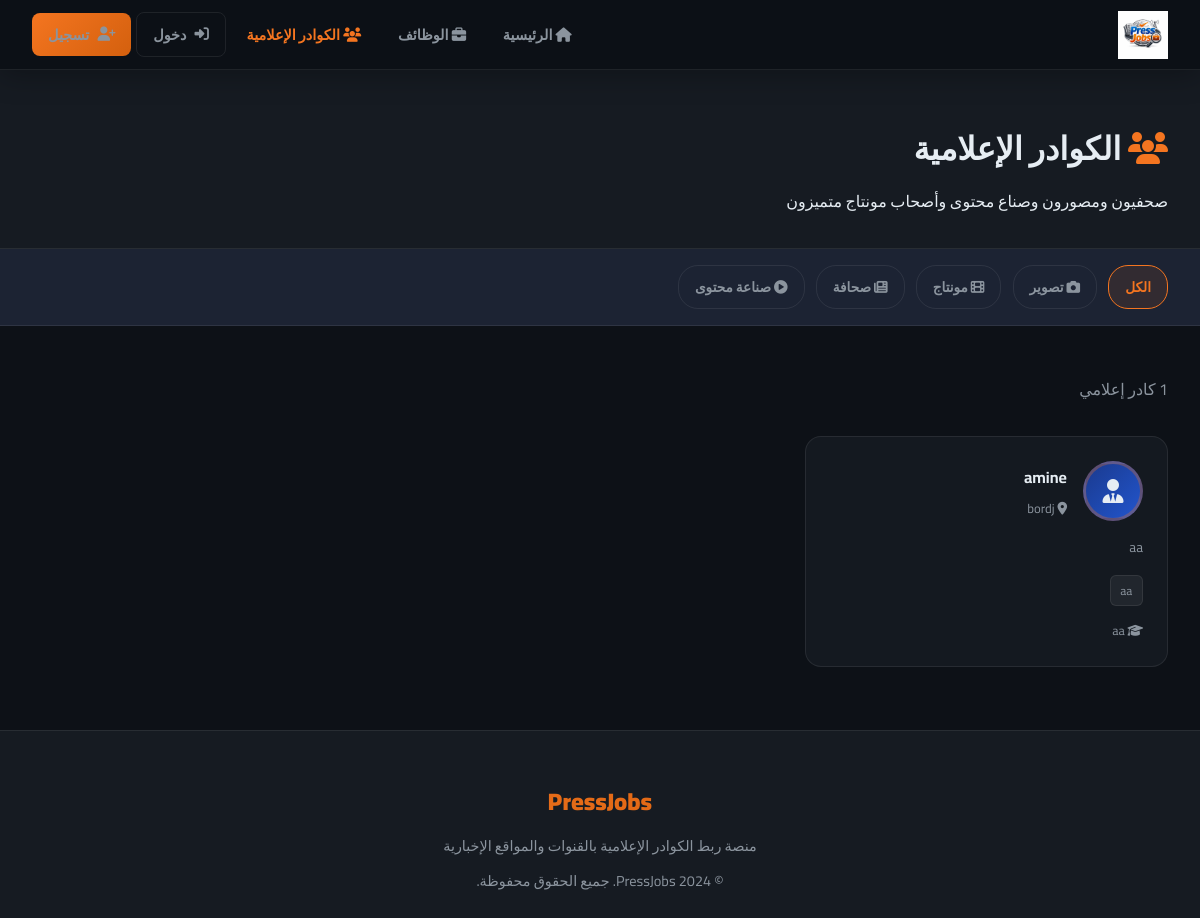
Before: /journalists with the older database file.
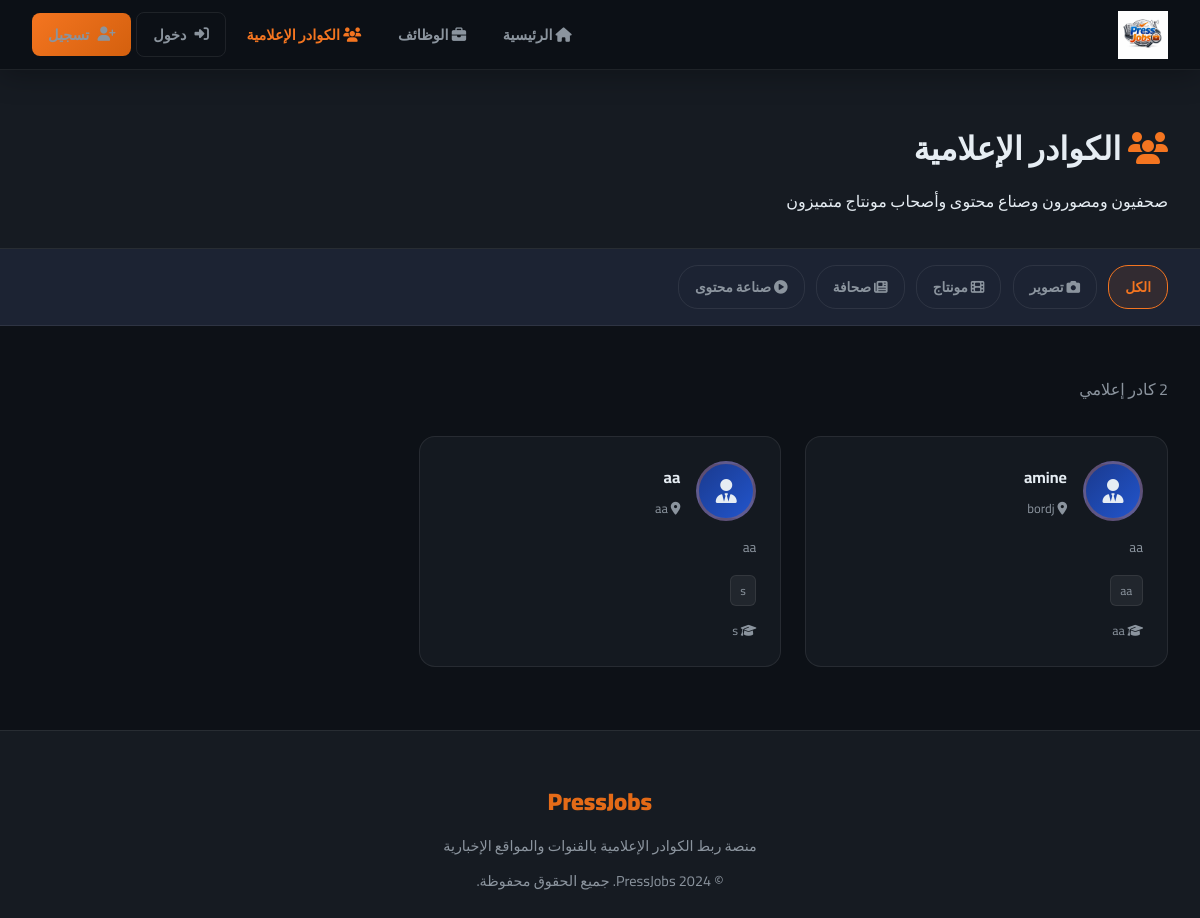
After: the same page with the newer database file.
### tables this page shows
CREATE TABLE users (
        id INTEGER PRIMARY KEY AUTOINCREMENT,
        name TEXT NOT NULL,
        email TEXT UNIQUE NOT NULL,
        password TEXT NOT NULL,
        account_type TEXT NOT NULL,
        bio TEXT,
        location TEXT,
        skills TEXT,
        education TEXT,
        experience TEXT,
        profile_image TEXT,
        created_at TEXT DEFAULT CURRENT_TIMESTAMP
    , last_name TEXT, gender TEXT, civil_status TEXT, specialty TEXT, years_experience TEXT, preferred_channels TEXT, extra_skills TEXT, cv_filename TEXT, intro_video TEXT, article_links TEXT);

### app.py (the view)
@app.route('/journalists')
def journalists():
    conn = get_db()
    category = request.args.get('category', '')
    query = "SELECT * FROM users WHERE account_type='journalist'"
    params = []
    if category:
        query += ' AND skills LIKE ?'
        params.append(f'%{category}%')
    users = conn.execute(query, params).fetchall()
    conn.close()
    return render_template('journalists.html', journalists=users, category=category)

### app.py (called while the page is built)
def get_db():
    conn = sqlite3.connect(DB_PATH)
    conn.row_factory = sqlite3.Row
    return conn

### templates/journalists.html (shortened to what this page needs)
{% extends 'base.html' %}
{% block content %}
<div class="page-header">
    <div style="max-width:1200px;margin:0 auto">
        <h1><i class="fas fa-users" style="color:var(--orange)"></i> الكوادر الإعلامية</h1>
        <p>صحفيون ومصورون وصناع محتوى وأصحاب مونتاج متميزون</p>
    </div>
</div>
<div class="filter-bar">
    <a href="/journalists" {% if not category %}class="active"{% endif %}>الكل</a>
    <a href="/journalists?category=تصوير" {% if category=='تصوير' %}class="active"{% endif %}><i class="fas fa-camera"></i> تصوير</a>
    <a href="/journalists?category=مونتاج" {% if category=='مونتاج' %}class="active"{% endif %}><i class="fas fa-film"></i> مونتاج</a>
    <a href="/journalists?category=صحافة" {% if category=='صحافة' %}class="active"{% endif %}><i class="fas fa-newspaper"></i> صحافة</a>
    <a href="/journalists?category=محتوى" {% if category=='محتوى' %}class="active"{% endif %}><i class="fas fa-play-circle"></i> صناعة محتوى</a>
</div>
<div class="journalists-layout">
    {% if journalists %}
    <p style="color:var(--text-muted);margin-bottom:2rem">{{ journalists|length }} كادر إعلامي</p>
    <div class="grid-3">
    {% for j in journalists %}
    <a href="/profile/{{ j.id }}" class="journalist-card">
        <div class="jc-header">
            <div class="jc-avatar"><i class="fas fa-user-tie"></i></div>
            <div>
                <div class="jc-name">{{ j.name }}</div>
                {% if j.location %}<div class="jc-location"><i class="fas fa-map-marker-alt"></i> {{ j.location }}</div>{% endif %}
            </div>
        </div>
        {% if j.bio %}<p class="jc-bio">{{ j.bio }}</p>{% endif %}
        {% if j.skills %}
        <div class="jc-skills">
            {% for skill in j.skills.split(',')[:4] %}
            <span class="skill-dot">{{ skill.strip() }}</span>
            {% endfor %}
        </div>
        {% endif %}
        {% if j.education %}
        <div style="margin-top:0.8rem;font-size:0.78rem;color:var(--text-muted)"><i class="fas fa-graduation-cap"></i> {{ j.education[:50] }}</div>
        {% endif %}
    </a>
    {% endfor %}
    </div>
    {% else %}
    <div style="text-align:center;padding:5rem;color:var(--text-muted)">
        <i class="fas fa-users" style="font-size:4rem;opacity:0.2;margin-bottom:1rem"></i>
        <p>لا توجد كوادر إعلامية مسجلة بعد</p>
        <a href="/register" class="btn btn-primary" style="margin-top:1rem">سجّل الآن</a>
    </div>
    {% endif %}
</div>
{% endblock %}

### templates/base.html (shortened to what this page needs)
<!DOCTYPE html>
<html lang="ar" dir="rtl">
<head>
    <link rel="stylesheet" href="https://cdnjs.cloudflare.com/ajax/libs/font-awesome/6.4.0/css/all.min.css">
</head>
<body>
<nav>
    <a href="/" class="nav-brand">
        <img src="/static/images/logo.png" alt="PressJobs">
    </a>
    <div class="nav-links" id="navLinks">
        <a href="/" {% if request.endpoint=='index' %}class="active"{% endif %}><i class="fas fa-home"></i> الرئيسية</a>
        <a href="/jobs" {% if request.endpoint=='jobs' %}class="active"{% endif %}><i class="fas fa-briefcase"></i> الوظائف</a>
        <a href="/journalists" {% if request.endpoint=='journalists' %}class="active"{% endif %}><i class="fas fa-users"></i> الكوادر الإعلامية</a>
        {% if session.user_id %}
        <a href="/profile/{{ session.user_id }}"><i class="fas fa-user"></i> {{ session.user_name }}</a>
        <a href="/logout" class="btn btn-outline btn-sm"><i class="fas fa-sign-out-alt"></i> خروج</a>
        {% else %}
        <a href="/login" class="btn btn-outline btn-sm"><i class="fas fa-sign-in-alt"></i> دخول</a>
        <a href="/register" class="btn btn-primary btn-sm"><i class="fas fa-user-plus"></i> تسجيل</a>
        {% endif %}
    </div>
</nav>
<main>
{% block content %}{% endblock %}
</main>
<footer>
    <div class="footer-brand">PressJobs</div>
    <p>منصة ربط الكوادر الإعلامية بالقنوات والمواقع الإخبارية</p>
    <p style="margin-top:0.5rem">© 2024 PressJobs. جميع الحقوق محفوظة.</p>
</footer>
</body>
</html>

### templates/base.html (style rules this page uses)
:root { --blue: #1a3a8f; --blue-mid: #2255cc; --orange: #f47520; --orange-dark: #d4600e; --dark: #0d1117; --dark2: #161b22; --dark3: #1c2333; --border: rgba(255,255,255,0.08); --text: #e6edf3; --text-muted: #8b949e; --card-bg: rgba(22, 27, 34, 0.9); --gradient-blue: linear-gradient(135deg, #1a3a8f, #2255cc); --gradient-orange: linear-gradient(135deg, #f47520, #d4600e); --gradient-hero: linear-gradient(135deg, #0d1117 0%, #1a2240 50%, #0d1117 100%); }
* { margin: 0; padding: 0; box-sizing: border-box; }
body { font-family: 'Cairo', 'Tajawal', sans-serif; background: var(--dark); color: var(--text); direction: rtl; overflow-x: hidden; }
nav { position: fixed; top: 0; width: 100%; z-index: 1000; background: rgba(13,17,23,0.95); backdrop-filter: blur(20px); border-bottom: 1px solid var(--border); padding: 0 2rem; height: 70px; display: flex; align-items: center; justify-content: space-between; box-shadow: 0 4px 30px rgba(0,0,0,0.3); }
.nav-brand { display: flex; align-items: center; gap: 0.7rem; text-decoration: none; }
.nav-brand img { height: 48px; width: auto; }
.nav-links { display: flex; align-items: center; gap: 0.3rem; }
.nav-links a { color: var(--text-muted); text-decoration: none; padding: 0.5rem 1rem; border-radius: 8px; font-size: 0.9rem; font-weight: 600; transition: all 0.3s; white-space: nowrap; }
.nav-links a.active { color: var(--orange); }
.btn { display: inline-flex; align-items: center; gap: 0.5rem; padding: 0.6rem 1.4rem; border-radius: 10px; font-family: inherit; font-weight: 700; cursor: pointer; transition: all 0.3s; text-decoration: none; border: none; font-size: 0.9rem; }
.btn-primary { background: var(--gradient-orange); color: white; }
.btn-outline { background: transparent; color: var(--text); border: 1.5px solid var(--border); }
.btn-sm { padding: 0.4rem 0.9rem; font-size: 0.8rem; }
main { padding-top: 70px; min-height: calc(100vh - 70px); }
.grid-3 { display: grid; grid-template-columns: repeat(3,1fr); gap: 1.5rem; }
footer { background: var(--dark2); border-top: 1px solid var(--border); padding: 3rem 2rem 1.5rem; text-align: center; }
footer .footer-brand { font-size: 1.5rem; font-weight: 900; background: var(--gradient-orange); -webkit-background-clip: text; -webkit-text-fill-color: transparent; margin-bottom: 0.5rem; }
footer p { color: var(--text-muted); font-size: 0.9rem; }

### templates/journalists.html (style rules this page uses)
.page-header { background: var(--dark2); border-bottom: 1px solid var(--border); padding: 3rem 2rem 2rem; }
.page-header h1 { font-size: 2rem; font-weight: 900; margin-bottom: 0.5rem; }
.filter-bar { background: var(--dark3); border-bottom: 1px solid var(--border); padding: 1rem 2rem; display: flex; gap: 0.7rem; flex-wrap: wrap; }
.filter-bar a { padding: 0.5rem 1rem; border-radius: 20px; border: 1.5px solid var(--border); color: var(--text-muted); text-decoration: none; font-size: 0.85rem; font-weight: 600; transition: all 0.3s; }
.filter-bar a:hover, .filter-bar a.active { border-color: var(--orange); color: var(--orange); background: rgba(244,117,32,0.1); }
.journalists-layout { max-width: 1200px; margin: 0 auto; padding: 3rem 2rem; }
.journalist-card { background: var(--card-bg); border: 1px solid var(--border); border-radius: 16px; padding: 1.5rem; transition: all 0.3s; text-decoration: none; color: inherit; display: block; }
.jc-header { display: flex; align-items: center; gap: 1rem; margin-bottom: 1rem; }
.jc-avatar { width: 60px; height: 60px; border-radius: 50%; background: var(--gradient-blue); display: flex; align-items: center; justify-content: center; font-size: 1.5rem; flex-shrink: 0; border: 3px solid rgba(244,117,32,0.3); }
.jc-name { font-size: 1rem; font-weight: 700; margin-bottom: 0.2rem; }
.jc-location { font-size: 0.8rem; color: var(--text-muted); }
.jc-bio { color: var(--text-muted); font-size: 0.85rem; line-height: 1.6; margin-bottom: 1rem; display: -webkit-box; -webkit-line-clamp: 2; -webkit-box-orient: vertical; overflow: hidden; }
.jc-skills { display: flex; flex-wrap: wrap; gap: 0.4rem; }
.skill-dot { background: rgba(255,255,255,0.06); border: 1px solid var(--border); padding: 0.2rem 0.6rem; border-radius: 6px; font-size: 0.75rem; color: var(--text-muted); }

Changed rows visible on the page:
added users: name "aa", location "aa", bio "aa", strip "s", education "s", shown under "الكوادر الإعلامية"
Other visible differences:
{{ journalists|length }}: "1" → "2"
